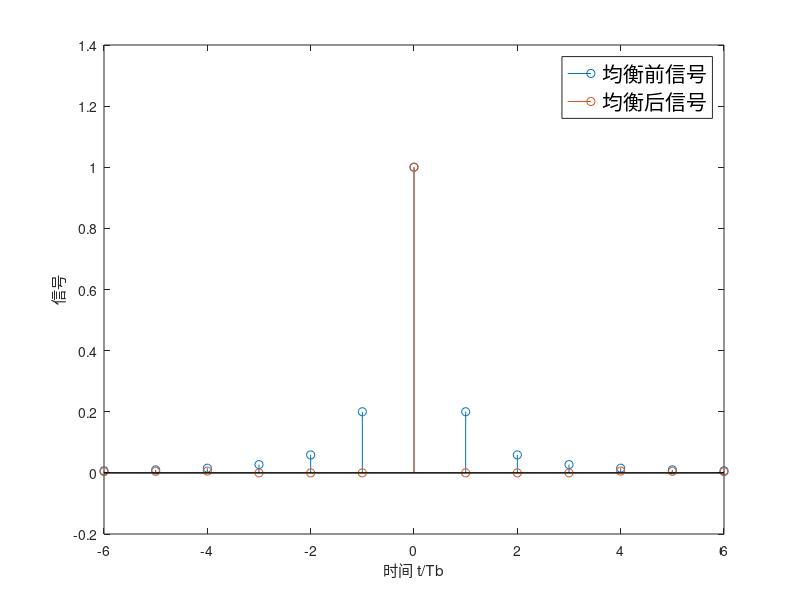

Write the MATLAB code that produced this figure.
%研究基本的时域均衡（即直接在时域校正已经失真的响应波形），有限长横向滤波器
%关于自适应均衡器、非线性均衡器，放在signal process的学习part中进行


%----接收滤波器的输出波形x(t)----
Tb = 1;
N = 3; % 2N+1抽头的横向滤波器
t = -2*N*Tb:Tb:2*N*Tb; %t和xt用来计算抽头系数，因为2*N+1个抽头需要x_-2N到x_2N
xt = 1./(1+(2*t/Tb).^2);

t2 = -3*N*Tb:Tb:3*N*Tb; %t2和xt2，多定义一些时间，观察均衡后对其他点的影响，yk=sum(Ci*x_k-i),i:-N到N，这样可以计算到y_-2N到y_2N
xt2 = 1./(1+(2*t2/Tb).^2);

%迫零均衡器
X = zeros(2*N+1,2*N+1);
y = zeros(1,2*N+1); %均衡后的2*N+1个信号，y0=1，其余为0
y(N+1) = 1;

for i=1:length(y)
    X(i,:)=fliplr(xt(i:i+2*N)); %fliplr的作用是反序行向量，也可以是xt(i+2*N,-1,i)
end

%求解抽头系数
C = X\y'; %或者使用C=inv(X)*y'

%计算均衡后的值
len2 = length(xt2)-(2*N+1)+1; %length(xt2)-(2*N+1)+1为均衡后的序列的长度
yy = zeros(1,len2); 
tt = -(len2-1)/2:(len2-1)/2; %均衡后的序列时间轴
for i=1:len2
    yy(i)=fliplr(xt2(i:i+2*N))*C;
end

figure('NumberTitle', 'off', 'Name','时域迫零均衡：有限长横向滤波器');
stem(tt,xt2(N+1:end-N));
hold on;
stem(tt,yy);
xlabel('时间 t/Tb');
ylabel('信号');
legend('均衡前信号','均衡后信号','Fontsize',15);
